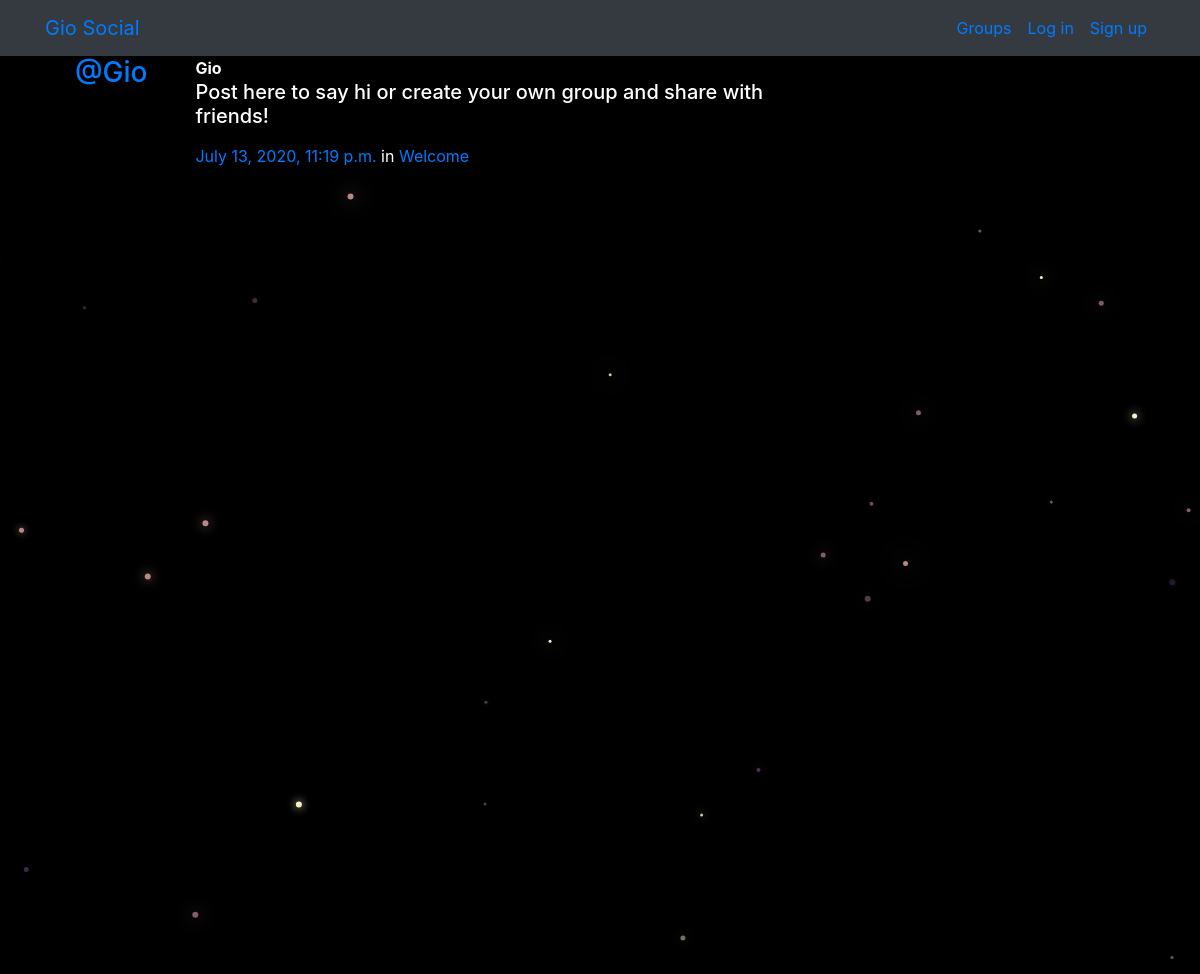
/posts/, run on the app's committed database.
### posts/models.py (models this page shows, shortened)
class Post(models.Model):
    user = models.ForeignKey(User, related_name="posts",on_delete=models.CASCADE)
    created_at = models.DateTimeField(auto_now=True)
    message = models.TextField()
    message_html = models.TextField(editable=False)
    group = models.ForeignKey(Group, related_name="posts",null=True, blank=True,on_delete=models.CASCADE)
    class Meta:
        ordering = ["-created_at"]
        unique_together = ["user", "message"]

### groups/models.py (models this page shows, shortened)
class Group(models.Model):
    name = models.CharField(max_length=255, unique=True)
    slug = models.SlugField(allow_unicode=True, unique=True)
    description = models.TextField(blank=True, default='')
    description_html = models.TextField(editable=False, default='', blank=True)
    members = models.ManyToManyField(User,through="GroupMember")
    class Meta:
        ordering = ["name"]

### posts/views.py (the view)
# urls.py: path('', views.PostList.as_view(), name="all"),
class PostList(SelectRelatedMixin, generic.ListView):
    model = models.Post
    select_related = ("user", "group")

### posts/templates/posts/post_list.html (shortened to what this page needs)
{% extends "posts/post_base.html" %}
{% load humanize %}
{% block post_content %}
<div class="col-md-8">
	{% for post in post_list %}
  {% include "posts/_post.html" %}
	{% endfor %}
</div>
{% endblock %}

### posts/templates/posts/_post.html (shortened to what this page needs)
<div class="media">
	<h3 class="mr-5"><a href="{% url 'posts:for_user' username=post.user.username %}">@{{ post.user.username }}</a></h3>
	<div class="media-body">
		<strong>{{ post.user.username }}</strong>
		<h5>{{ post.message_html|safe }}</h5>
			<time class="time"><a href="{% url 'posts:single' username=post.user.username pk=post.pk %}">{{ post.created_at }}</a></time>
			{% if post.group %}
			<span class="group-name">in <a href="#">{{ post.group.name }}</a></span>
			{% endif %}
	</div>
</div>

### static/simplesocial/css/master.css (style rules this page uses)
body { margin: 0; overflow: hidden; background-color: black; color:white; }

### data on the page
Post: user.username "Gio", message_html "Post here to say hi or create your own group and share with friends!", created_at "July 13, 2020, 11:19 p.m.", group.name "Welcome"
